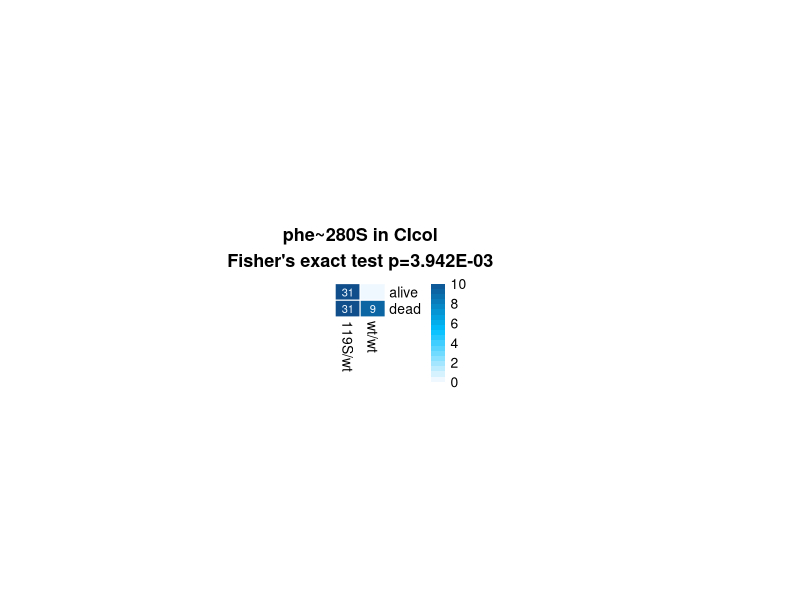
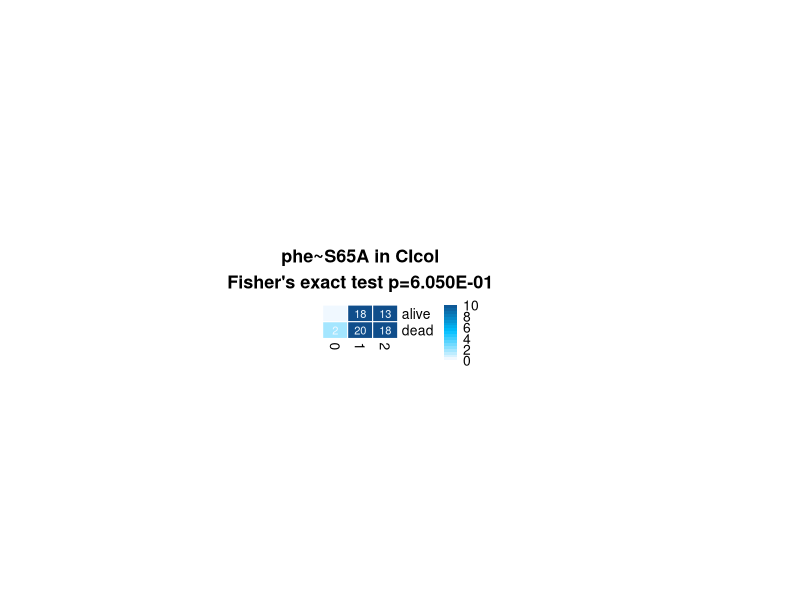
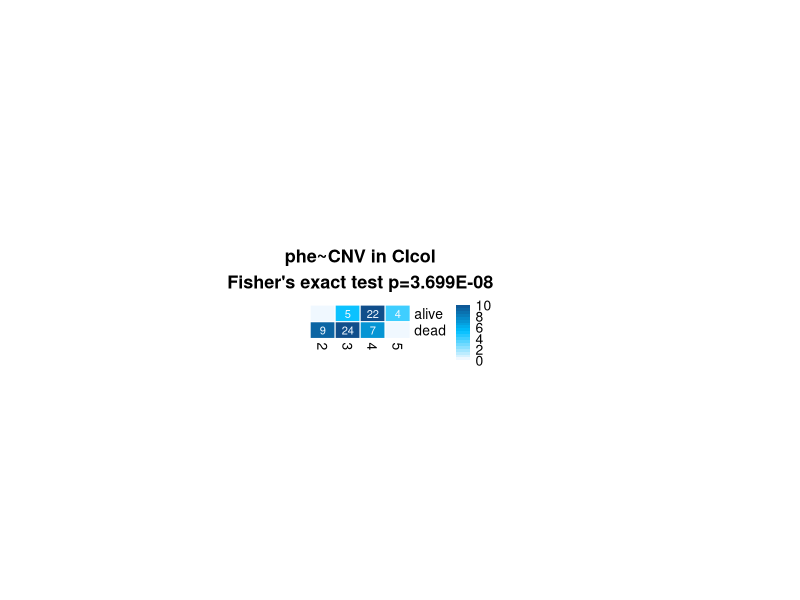
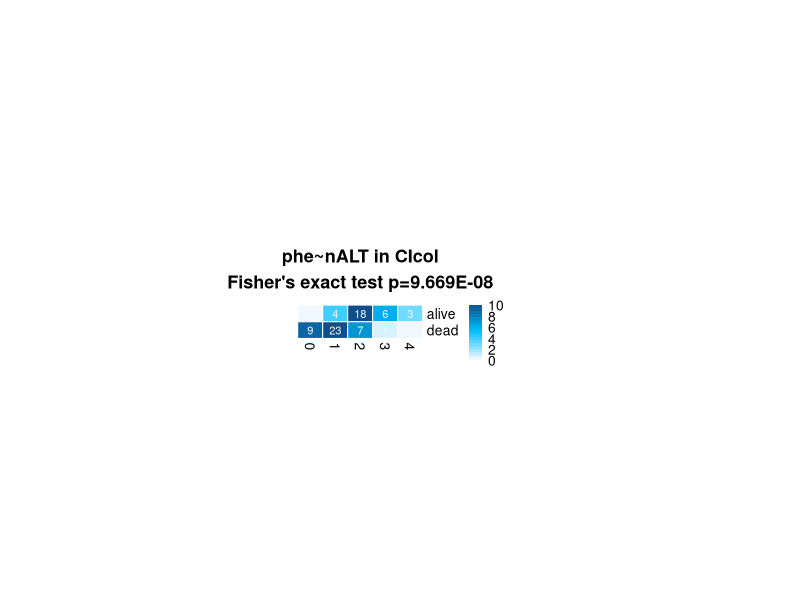

Reproduce these figures in R, in order. (Note: this script raises an error after producing the figures.)
library(gmodels)
library(pheatmap)

col.fun = colorRampPalette(interpolate="l",c("aliceblue","deepskyblue","dodgerblue4"))

# read input (run 2020-02-17_heatmaps.R to produce this table)
gtd = read.table("../results_tables/Fig3_CIcol_CNV-ALTallele.csv", header = T)

data_A65S = read.table("Genotype_3489405_A65S.csv", header = T)


#### genotype-phenotype associations in CIcol ####
# Simple Fisher's tests of individual variants

# table genotype-phenotype associations: 119S
pdf(file="Fig3A_CIcol_phe-gty.pdf",height=12,width=12)
ta = CrossTable(gtd[gtd$population == "CIcol",]$genotype, gtd[gtd$population == "CIcol",]$phenotype, fisher = T, prop.r = F, prop.c = F, prop.t = F ,prop.chisq = F)
pheatmap(t(ta$t), color = col.fun(20), breaks = seq(0,10,length.out = 20), 
         cellwidth = 18, cellheight = 12, na_col = "dodgerblue4",number_color = "aliceblue",
         border_color = "white", cluster_cols=F, cluster_rows=F,display_numbers = T,number_format = "%i",
         main=sprintf("phe~280S in CIcol\nFisher's exact test p=%.3E", ta$fisher.ts$p.value))

# same with S65A
ta = CrossTable(data_A65S[data_A65S$population == "CIcol",]$genotype, data_A65S[data_A65S$population == "CIcol",]$phenotype, fisher = T, prop.r = F, prop.c = F, prop.t = F ,prop.chisq = F)
pheatmap(t(ta$t), color = col.fun(20), breaks = seq(0,10,length.out = 20), 
         cellwidth = 18, cellheight = 12, na_col = "dodgerblue4",number_color = "aliceblue",
         border_color = "white", cluster_cols=F, cluster_rows=F,display_numbers = T,number_format = "%i",
         main=sprintf("phe~S65A in CIcol\nFisher's exact test p=%.3E", ta$fisher.ts$p.value))

dev.off()

# table genotype-phenotype associations: CNVs
pdf(file="Fig3BC_CIcol_phe-CNV_phe-nALT.pdf",height=12,width=12)
ta = CrossTable(gtd[gtd$population == "CIcol",]$CNV, gtd[gtd$population == "CIcol",]$phenotype, fisher = T, prop.r = F, prop.c = F, prop.t = F ,prop.chisq = F)
pheatmap(t(ta$t), color = col.fun(20), breaks = seq(0,10,length.out = 20), 
         cellwidth = 18, cellheight = 12, na_col = "dodgerblue4",number_color = "aliceblue",
         border_color = "white", cluster_cols=F, cluster_rows=F,display_numbers = T,number_format = "%i",
         main=sprintf("phe~CNV in CIcol\nFisher's exact test p=%.3E", ta$fisher.ts$p.value))

ta = CrossTable(gtd[gtd$population == "CIcol",]$estimated_n_ALT, gtd[gtd$population == "CIcol",]$phenotype, fisher = T, prop.r = F, prop.c = F, prop.t = F ,prop.chisq = F)
pheatmap(t(ta$t), color = col.fun(20), breaks = seq(0,10,length.out = 20), 
         cellwidth = 18, cellheight = 12, na_col = "dodgerblue4",number_color = "aliceblue",
         border_color = "white", cluster_cols=F, cluster_rows=F,display_numbers = T,number_format = "%i",
         main=sprintf("phe~nALT in CIcol\nFisher's exact test p=%.3E", ta$fisher.ts$p.value))
dev.off()





#### GLM model with A65S and G280S data ####
# manual genotypes:

# load data: genotypes in each sample
data = read.table("Genotype_3492074_G280S.csv", header = T)
colnames(data) = c("ox_code", "population", "G280S", "phenotype")

# add a65s
data_A65S = read.table("Genotype_3489405_A65S.csv", header = T)
data$A65S = data_A65S[,"genotype"]

# add dup data
data_gtd = gtd[,c("id", "CNV", "estimated_n_ALT")]
data = merge(data, data_gtd, by.x = "ox_code", by.y = "id") 

# clean
rownames(data) = data$ox_code
data = data[,c("A65S","G280S", "CNV", "estimated_n_ALT", "phenotype")]

# convert data to factors
data$A65S = as.factor(data$A65S)
data$G280S = as.factor(data$G280S)

### BIC PROCEDURE
# initial model (with all variables)
mod_tot = glm(phenotype ~ ., data = data, family = "binomial")
# stepwise removal using BIC criterion
mod_BIC = step(mod_tot, direction = "both", steps = 1e6, trace = F, k = log(nrow(data))) # k=log(num_obs) for BIC
mod_BIC_sum = summary(mod_BIC)
mod_tot_sum = summary(mod_tot)

# summary table BIC
mod_BIC_out = as.data.frame(mod_BIC_sum$coefficients)
colnames(mod_BIC_out) = c("BIC_coef","BIC_se", "BIC_z", "BIC_p_chisq")
mod_BIC_out$variant   = rownames(mod_BIC_out)
mod_BIC_out$BIC_OR    = 1/exp(mod_BIC_out$BIC_coef)

write.table(mod_BIC_out, "Fig3ABC-sup_model_GLM_stepBIC_CIcol.csv" , quote = F, sep="\t")


# pearson test (linkage between mutations)
cor.test(as.numeric(as.character(data$G280S)), as.numeric(as.character(data$A65S)), method = "pearson")
cor.test(as.numeric(as.character(data$G280S)), as.numeric(data$CNV>2), method = "pearson")


# ### BACKWARD ELIMINATION
# source("../scripts_other/glmodelling.R")
# mod_BKE = glmodelling(input.table = data, list.of.markers = c("A65S","G280S", "CNV", "estimated_n_ALT"),
#                       rescolumn = "phenotype", glm.function = "glm", verbose = F)
# 
# mod_BKE_sum = summary(mod_BKE$final.model)
# mod_BKE_out = as.data.frame(mod_BKE_sum$coefficients)
# colnames(mod_BKE_out) = c("coef","se", "zscore", "p_chisq")
# mod_BKE_out$variant   = rownames(mod_BKE_out)
# mod_BKE_out$OR    = 1/exp(mod_BKE_out$coef)
# mod_BKE$final.sig
